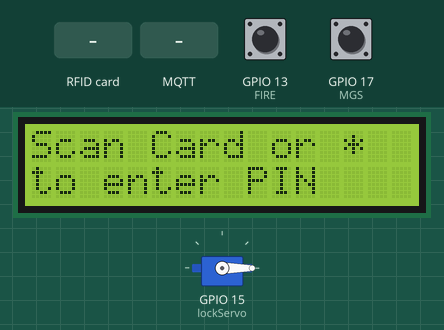
The sketch below on a simulated ESP32. On the bench: servo, 16×2 character LCD. Wiring (inferred from the names in the program): IR receiver: data GPIO 16. The inputs (shaded band) are chosen by the test bench; at power-on: GPIO 13 (FIRE) HIGH, GPIO 17 (MGS) HIGH. WiFi joins after 1.5 s; servers stay silent unless stated; uploads are accepted with an empty reply; the local clock reads 2024-03-15 10:24:30 at power-on unless the sketch sets it; no MQTT or app messages arrive unless stated; what the sketch prints to the serial monitor is not drawn.

Above: at 3.3 s.
3.4 s: GPIO 13 (FIRE) pulled LOW for 0.15 s
At 4.4 s:
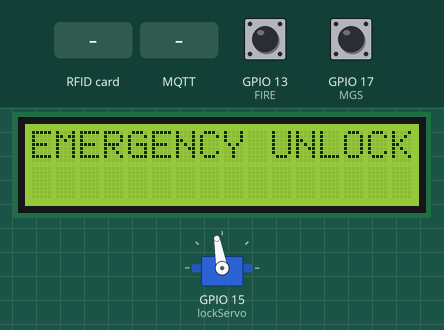
6.5 s: RFID card 5E 7A 19 C4 held to the reader
At 9.0 s:
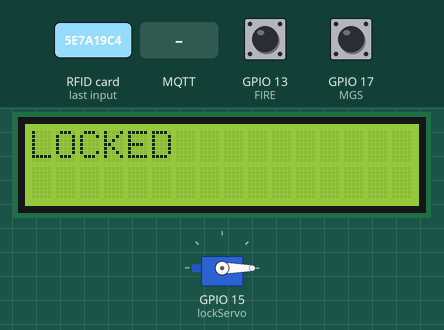
9.5 s: MQTT message "open" arrives on the first subscribed topic
At 12.9 s:
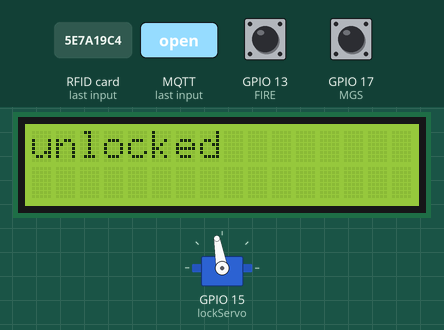
Timing chart, 0 to 20.6 s (numbered marks = the images above; inputs shaded):
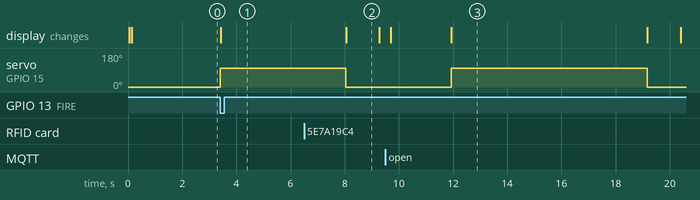

The sketch:

finalproject.ino
```cpp
#include <SPI.h>
#include <MFRC522.h>
#include <ESP32Servo.h>
#include <Wire.h>
#include <LiquidCrystal_I2C.h>
#include <Keypad.h>
#include <WiFi.h>
#include <HTTPClient.h>
#include <PubSubClient.h>   // MQTT library
#include <time.h>           // ⬅ Added for timezone

#define SS_PIN 5
#define RST_PIN 4
#define MGS 17
#define IR 16
#define FIRE 13

MFRC522 rfid(SS_PIN, RST_PIN);
Servo lockServo;
LiquidCrystal_I2C lcd(0x27,16,2);

const byte ROWS = 4;
const byte COLS = 4;
char keys[ROWS][COLS] = {
  {'1','2','3','A'},
  {'4','5','6','B'},
  {'7','8','9','C'},
  {'*','0','#','D'}
};
byte rowPins[ROWS] = {12,14,27,26};
byte colPins[COLS] = {25,33,32,35};
Keypad keypad(makeKeymap(keys), rowPins, colPins, ROWS, COLS);

String password = "1234";
String input = "";
bool passwordMode = false;
bool locked = true;
bool rfidReady = false;

// ===== WiFi & Supabase Settings =====
const char* ssid = "OFK";
const char* password_wifi = "#Ofk@3182544";
String supabase_url_logs = "https://rndtqfkwlclrpofhqhro.supabase.co/rest/v1/access_logs";
String supabase_url_alerts = "https://rndtqfkwlclrpofhqhro.supabase.co/rest/v1/alerts";
String supabase_url_sensors = "https://rndtqfkwlclrpofhqhro.supabase.co/rest/v1/sensor_readings?select=*&order=created_at.desc";
String supabase_url_settings = "https://rndtqfkwlclrpofhqhro.supabase.co/rest/v1/system_settings?select=door_password&limit=1&order=updated_at.desc";
String supabase_apiKey = "eyJhbGciOiJIUzI1NiIsInR5cCI6IkpXVCJ9.eyJpc3MiOiJzdXBhYmFzZSIsInJlZiI6InJuZHRxZmt3bGNscnBvZmhxaHJvIiwicm9sZSI6ImFub24iLCJpYXQiOjE3NTYxNDM3OTYsImV4cCI6MjA3MTcxOTc5Nn0.PRdAuxoEVE5rLFlqrTNMSHjgbxoHnzn8pHwhOb_OVJc";
// ===== MQTT Settings =====
const char* mqtt_server = "broker.hivemq.com";
const int   mqtt_port   = 1883;
const char* topic_sensors = "esp32/shahd/alerts";
const char* topic_control = "esp32/door1/control";

WiFiClient espClient;
PubSubClient client(espClient);

// ===== Supabase RFID Settings =====
String supabase_url_rfid = "https://rndtqfkwlclrpofhqhro.supabase.co/rest/v1/system_settings?select=rfid_tag&order=updated_at.desc";

// ===== Check if scanned UID is in Supabase list =====
bool isRFIDAuthorized(String uid) {
  if (WiFi.status() == WL_CONNECTED) {
    HTTPClient http;
    http.begin(supabase_url_rfid);
    http.addHeader("apikey", supabase_apiKey);
    http.addHeader("Authorization", "Bearer " + supabase_apiKey);

    int httpResponseCode = http.GET();
    if (httpResponseCode > 0) {
      String payload = http.getString();
      payload.toUpperCase(); // make case-insensitive

      // Search for the UID in the JSON string
      if (payload.indexOf(uid) != -1) {
        Serial.println("RFID found in Supabase ✅");
        http.end();
        return true;
      }
    } else {
      Serial.println("Error fetching RFID list: " + String(httpResponseCode));
    }
    http.end();
  }
  return false;
}

// ===== Function to send access logs =====
void sendAccessLog(String status, String method) {
  if (WiFi.status() == WL_CONNECTED) {
    HTTPClient http;
    http.begin(supabase_url_logs);
    http.addHeader("Content-Type", "application/json");
    http.addHeader("apikey", supabase_apiKey);
    http.addHeader("Authorization", "Bearer " + supabase_apiKey);

    String jsonData = "{\"status\":\"" + status + "\",\"method\":\"" + method + "\"}";
    http.POST(jsonData);
    http.end();
  }
}

// ===== Function to send Alerts =====
void sendAlert(String message, String severity="critical", String type="system") {
    if (WiFi.status() == WL_CONNECTED) {
      HTTPClient http;
      http.begin(supabase_url_alerts);
      http.addHeader("Content-Type", "application/json");
      http.addHeader("apikey", supabase_apiKey);
      http.addHeader("Authorization", "Bearer " + supabase_apiKey);

      String jsonData = "{\"message\":\"" + message + "\",\"severity\":\"" + severity + "\",\"type\":\"" + type + "\"}";
      http.POST(jsonData);
      http.end();
    }
}

// ===== Function to send Sensor Readings =====
void sendSensorReadings(int fire, int mgs, int ir) {
    if (WiFi.status() == WL_CONNECTED) {
      HTTPClient http;
      http.begin(supabase_url_sensors);
      http.addHeader("Content-Type", "application/json");
      http.addHeader("apikey", supabase_apiKey);
      http.addHeader("Authorization", "Bearer " + supabase_apiKey);

      String jsonData = "{\"fire\":" + String(fire) + ",\"mgs\":" + String(mgs) + ",\"ir\":" + String(ir) + "}";
      http.POST(jsonData);
      http.end();
    }

    String mqttMsg = "{\"fire\":" + String(fire) + ",\"mgs\":" + String(mgs) + ",\"ir\":" + String(ir) + "}";
    client.publish(topic_sensors, mqttMsg.c_str());
}

// ===== Function to fetch password from Supabase =====
String fetchDoorPassword() {
  if (WiFi.status() == WL_CONNECTED) {
    HTTPClient http;
    http.begin(supabase_url_settings);
    http.addHeader("apikey", supabase_apiKey);
    http.addHeader("Authorization", "Bearer " + supabase_apiKey);

    int httpCode = http.GET();
    if (httpCode > 0) {
      String payload = http.getString();
      int start = payload.indexOf("\"door_password\":\"");
      if (start != -1) {
        start += 17;
        int end = payload.indexOf("\"", start);
        if (end != -1) {
          String passFromDB = payload.substring(start, end);
          http.end();
          return passFromDB;
        }
      }
    }
    http.end();
  }
  return "";
}

void showIdle() {
  if (locked) {
    lcd.clear();
    lcd.setCursor(0,0);
    lcd.print("Scan Card or *");
    lcd.setCursor(0,1);
    lcd.print("to enter PIN");
  }
}

void lockSystem() {
  lockServo.write(0);
  lcd.clear();
  lcd.print("LOCKED");
  locked = true;
  sendAccessLog("success", "manual");
  delay(1000);
  showIdle();
}

void unlockSystem(const char* msg, int delayMs=5000, String method="manual", String status="success") {
  if (status == "success") {
    lockServo.write(100);
    locked = false;
  } else {
    lockServo.write(0);
    locked = true;
  }

  lcd.clear();
  lcd.print(msg);
  sendAccessLog(status, method);

  delay(delayMs);
  showIdle();
}

// ===== MQTT Callback =====
void callback(char* topic, byte* message, unsigned int length) {
  String msg;
  for (int i=0; i<length; i++) msg += (char)message[i];
  Serial.print("MQTT msg on "); Serial.print(topic); Serial.print(": "); Serial.println(msg);

  if (String(topic) == topic_control) {
    if (msg == "open") unlockSystem("unlocked",5000,"mqtt","success");
    else if (msg == "close") lockSystem();
  }
}

// ===== MQTT Reconnect =====
void reconnect() {
  while (!client.connected()) {
    Serial.print("Attempting MQTT connection...");
    if (client.connect("ESP32_Client")) {
      Serial.println("connected");
      client.subscribe(topic_control);
    } else {
      Serial.print("failed, rc=");
      Serial.print(client.state());
      Serial.println(" try again in 5s");
      delay(5000);
    }
  }
}

unsigned long lastSensorUpdate = 0;
int lastFire = HIGH, lastMGS = HIGH, lastIR = HIGH;

void setup() {
  Serial.begin(115200);
  SPI.begin(18,19,23);
  rfid.PCD_Init();

  Serial.println("Checking MFRC522...");
  byte v = rfid.PCD_ReadRegister(MFRC522::VersionReg);
  Serial.print("VersionReg value: 0x");
  Serial.println(v, HEX);

  if (v == 0x91 || v == 0x92) {
    Serial.println("MFRC522 detected ✅");
    rfidReady = true;
  } else {
    Serial.println("MFRC522 not responding ❌");
    lcd.clear();
    lcd.print("RFID NOT FOUND");
    rfidReady = false;
  }

  pinMode(MGS, INPUT_PULLUP);
  pinMode(IR, INPUT_PULLUP);
  pinMode(FIRE, INPUT_PULLUP);

  lockServo.attach(15);
  lockServo.write(0);

  lcd.init();
  lcd.backlight();
  if (rfidReady) showIdle();

  WiFi.begin(ssid, password_wifi);
  while (WiFi.status() != WL_CONNECTED) {
    delay(1000);
    Serial.println("Connecting to WiFi...");
  }
  Serial.println("Connected to WiFi!");

  configTime(3 * 3600, 0, "pool.ntp.org", "time.nist.gov");

  client.setServer(mqtt_server, mqtt_port);
  client.setCallback(callback);
}

void loop() {
  if (!client.connected()) reconnect();
  client.loop();

  // --- RFID ---
  if (rfidReady && rfid.PICC_IsNewCardPresent() && rfid.PICC_ReadCardSerial()) {
    String uid = "";
    for (byte i=0; i<rfid.uid.size; i++) {
      if (rfid.uid.uidByte[i] < 0x10) uid += "0";
      uid += String(rfid.uid.uidByte[i], HEX);
    }
    uid.toUpperCase();
    Serial.print("Card UID: ");
    Serial.println(uid);

    if (isRFIDAuthorized(uid))
      unlockSystem("UNLOCKED", 5000, "rfid", "success");
    else
      unlockSystem("Access Denied", 2000, "rfid", "failure");

    rfid.PICC_HaltA();
    rfid.PCD_StopCrypto1();
  }

  // --- Fire / IR / MGS logic ---
  int fireVal = digitalRead(FIRE);
  int irVal   = digitalRead(IR);
  int mgsVal  = digitalRead(MGS);

  if (fireVal == LOW) {
    unlockSystem("EMERGENCY UNLOCK",2000,"emergency","success");
    sendAlert("🔥 Fire detected","critical","fire");
  }
  else if (irVal == LOW && locked) {
    unlockSystem("UNLOCKED",2000,"ir","success");
  }
  else if (mgsVal == LOW && locked) {
    unlockSystem("UNLOCKED",2000,"mgs","success");
  }
  else if (mgsVal == HIGH && irVal == HIGH && fireVal == HIGH && !locked) {
    delay(2000);
    lockSystem();
  }

  // --- Keypad ---
  char key = keypad.getKey();
  if (key) {
    if (key == '*') {
      passwordMode = true;
      input = "";
      lcd.clear();
      lcd.print("Enter Password:");
      lcd.setCursor(0,1);
    }
    else if (key == '#' && passwordMode) {
      String dbPassword = fetchDoorPassword();
      if (dbPassword.length() > 0 && input == dbPassword)
        unlockSystem("UNLOCKED",5000,"password","success");
      else
        unlockSystem("Wrong Password",2000,"password","failure");
      passwordMode = false;
      input = "";
    }
    else if (passwordMode) {
      input += key;
      lcd.setCursor(0,1);
      lcd.print(input);
    }
  }

  if (fireVal != lastFire || mgsVal != lastMGS || irVal != lastIR) {
    sendSensorReadings(fireVal, mgsVal, irVal);
    lastFire = fireVal;
    lastMGS = mgsVal;
    lastIR = irVal;
  }
}
```

Measured:
- after the input at 3.4 s, servo on GPIO 15 (lockServo): 0° → 100° at once; the display: changes at once (image 1)
- after the input at 9.5 s, servo on GPIO 15 (lockServo): 0° → 100° after 2.4 s, → 0° 7.2 s later; the display: first differs from a run without the input after 2.4 s (image 3)
- what the display in image 2 shows lasts 1.2 s, from 8.1 s to 9.3 s
